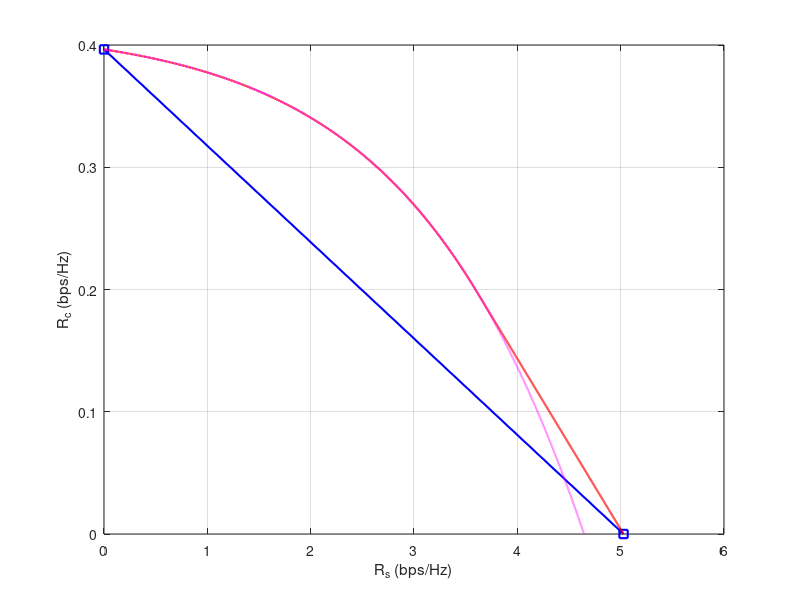

Recreate this plot in MATLAB.
%% decode s first
close all
clear all

P=15;
% N=10;
eta=-20;
%%
P_t=10.^(P./10);
eta_t=10.^(eta./10);
h1=1;
h2=1;
h1=abs(h1)^2;h2=abs(h2).^2.*eta_t;
R1m=log2(1+P_t.*h1);
ite=1e4;
% r1=linspace(0,R1m,ite);
%% TDMA
R1=log2(1+P_t.*h1);
R2=log2(1+P_t.*h2);
rate = [[0;R2],[R1;0]];
figure
plot(rate(1,:),rate(2,:),'-bs','linewidth',1.5);
hold on
xlabel('R_{s} (bps/Hz)');ylabel('R_{c} (bps/Hz)');
%% suboptimal time share
d1=P_t*h1;d2=P_t*h2;
% itex=1e5;
xm=log2(1+d1/(1+d2));
x=linspace(0,xm,4);
while(1)
    z2=1./(R1m-x).*log2(d1.*(1+d2)./(d1+d2.*(1+d2).*(2.^x-1)));
    [zm,z_index]=max(z2);
    if z_index==1 || z_index==4
        xo=x(z_index);
        break
    elseif abs(x(4)-x(1))<1e-7
        xo=x(z_index);
        break
    else
        x=linspace(x(z_index-1),x(z_index+1),4);
    end
end
r1=linspace(0,R1m,ite);
R2=zeros(1,ite);
t_sub=zeros(1,ite);
rho_sub=zeros(1,ite);
parfor i0=1:ite
       rt=r1(i0);
       if rt<xo
           rho=(2^rt-1)/d1*(1+d2);
           tau=1;
       else
           rho=(2^xo-1)/d1*(1+d2);
           tau=(R1m-rt)/(R1m-xo);
       end
%        rht=log2(1+rho*d1./(1+d2));
       rct=log2((1+d2)/(1+rho*d2));
       R2(i0)=tau*rct;
       t_sub(i0)=tau;
       rho_sub(i0)=rho;
end
plot(r1,R2,'r-','linewidth',1.5);
grid on
%%
rho=linspace(0,1,1e4);
rsm=log2(1+rho.*d1/(1+d2));
rcm=log2((1+d2)./(1+d2.*rho));
plot(rsm,rcm,'m--','linewidth',1.5);
%%
% save('CBN_P_15_eta_20.mat','P','eta','rate','r1','R2');
%%
save('CBN_P_15_eta_20_resp.mat','P','eta','rate','r1','R2','rsm','rcm');
%%



